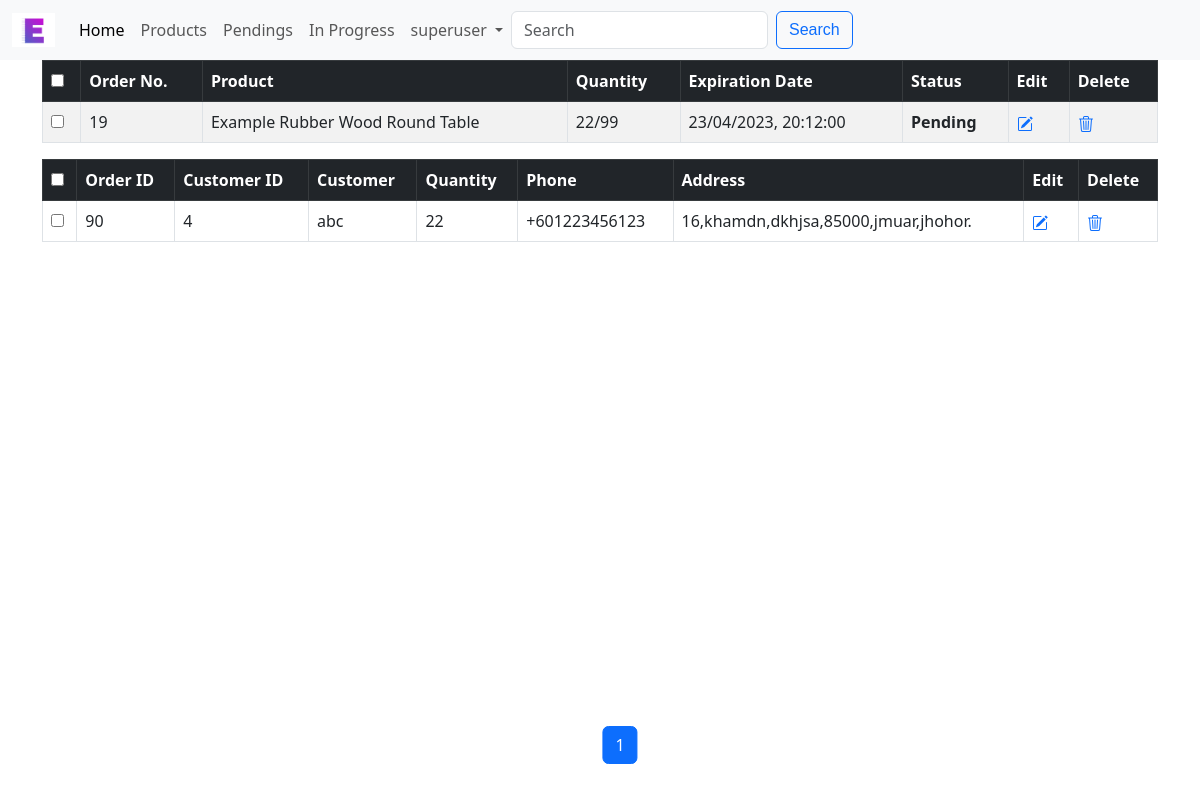
Page /manage_orders/19 (signed in) on the committed database.
### esb/models.py (models this page shows, shortened)
class User(AbstractUser):
    email_token = models.CharField(max_length=200)
    email_is_verified = models.BooleanField(default=False)

class PurchaseOrder(models.Model):
    product = models.ForeignKey(
        Product, on_delete=models.CASCADE, related_name="order_product"
    )
    date_time = models.DateTimeField(null=True)
    target_quantity = models.IntegerField()
    @property
    def is_expired(self):
        return timezone.now() >= self.date_time
    @property
    def total_quantity(self):
        return sum([purchase.quantity for purchase in self.customer_purchases.all()])
    @property
    def reach_target(self):
        total_quantity = sum(
            [purchase.quantity for purchase in self.customer_purchases.all()]
        )
        return total_quantity >= self.target_quantity

class Product(models.Model):
    title = models.CharField(max_length=100)
    description = models.TextField(max_length=1000)
    category = models.ForeignKey(
        Category,
        on_delete=models.SET_NULL,
        blank=True,
        null=True,
        related_name="categories",
    )
    price = models.DecimalField(max_digits=10, decimal_places=2)
    active = models.BooleanField(default=False)
    created_at = models.DateTimeField(auto_now_add=True)
    updated_at = models.DateTimeField(auto_now=True)
    class Meta:
        ordering = ["-active", "id"]

class CustomerPurchase(models.Model):
    customer = models.ForeignKey(
        Customer, on_delete=models.CASCADE, related_name="customer_purchases"
    )
    purchase = models.ForeignKey(
        PurchaseOrder, on_delete=models.CASCADE, related_name="customer_purchases"
    )
    quantity = models.IntegerField()

class Customer(models.Model):
    user = models.OneToOneField(
        User, on_delete=models.CASCADE, null=True, unique=True)
    name = models.CharField(max_length=100, null=True)
    phone = models.CharField(max_length=100, null=True)
    address = models.CharField(max_length=200, null=True)
    def __str__(self):
        return self.user.username

### esb/views.py (the view)
def order_details(request, order_id):
    if not request.user.is_staff:
        messages.warning(request, "You are not allowed to access this page.")
        return redirect('/')
    p_order = PurchaseOrder.objects.get(pk=order_id)
    cus_in_order = CustomerPurchase.objects.filter(purchase=p_order)
    paginator = Paginator(cus_in_order, 10)
    page_number = request.GET.get("page")
    page_obj = paginator.get_page(page_number)
    prev_prev_page_number = page_obj.number - 2
    if page_obj.number + 2 in page_obj.paginator.page_range:
        next_next_page_number = page_obj.number + 2
    else:
        next_next_page_number = None
    return render(request, "esb/order_details.html", {
        "page_obj": page_obj,
        "p_order": p_order,
        "next_next_page_number": next_next_page_number,
        "prev_prev_page_number": prev_prev_page_number
    })

### esb/templates/esb/order_details.html (shortened to what this page needs)
{% extends "esb/manage_orders.html" %}
{% load static %}
{% block top %}
<div class="table-responsive">
    <table id="bootstrapdatatable" class="table table-striped table-bordered" width="100%">
        <thead class="table-dark">
            <th><input type="checkbox" id="checkall" /></th>
            <th>Order No.</th>
            <th>Product</th>
            <th>Quantity</th>
            <th>Expiration Date</th>
            <th>Status</th>
            <th>Edit</th>
            <th>Delete</th>
        </thead>
        <tbody>
            <tr>
                <td><input type="checkbox" id="checkthis" /></td>
                <td>{{ p_order.id }}</td>
                <td>{{ p_order.product.title }}</td>
                <td>
                    <span id="total-quantity">{{ p_order.total_quantity }}</span>/<span id="target-quantity">{{ p_order.target_quantity }}</span>
                </td>
                <td><span id="date-time">{{ p_order.date_time|date:"d/m/Y, H:i:s" }}</span>
                </td>
                <td id="order-status" style="text-align:left;">
                    {% if p_order.reach_target %}
                    <span class="text-success">
                        In Progress
                    </span>
                    {% else %}
                        {% if p_order.is_expired %}
                            <span class="text-danger">Expired</span>
                        {% else %}
                            Pending
                        {% endif %}
                    {% endif %}</td>
                <td>
                    <a id="edit-p-order" onclick="editPurchaseOrder('{{ p_order.id }}')" style="color:#0d6efd;">
                    </a>
                </td>
                <td>
                    <a onclick="deletePurchaseOrder('{{p_order.id }}')" style="color:#0d6efd;">
                    </a>
                </td>
            </tr>
        </tbody>
    </table>
</div>
{% endblock %}
{% block thead %}
    <th><input type="checkbox" class="checkall" /></th>
    <th>Order ID</th>
    <th>Customer ID</th>
    <th>Customer</th>
    <th>Quantity</th>
    <th>Phone</th>
    <th>Address</th>
    <th>Edit</th>
    <th>Delete</th>
{% endblock %}
{% block tbody %}
    {% for cus in page_obj %}
        <tr id="tr{{ cus.id }}">
            <td><input type="checkbox" class="checkthis" /></td>
            <td>{{ cus.id }}</td>
            <td>{{ cus.customer.id }}</td>
            <td>{{ cus.customer }}</td>
            <td><span id="sp{{ cus.id }}">{{ cus.quantity }}</span>
            </td>
            <td>+{{ cus.customer.phone}}</td>
            <td>{{ cus.customer.address }}</td>
            <td><a id="edit-cus{{ cus.id }}" onclick="editCusOrder('{{ cus.id }}')" style="color:#0d6efd;">
                </a>
            </td>
            <td><a onclick="deleteCusOrder('{{ cus.id }}')" style="color:#0d6efd;">
                </a>
            </td>
        </tr>
    {% endfor %}
    {% block pagination %}
        {% include 'esb/pagination.html' %}
    {% endblock %}
{% endblock %}

### esb/templates/esb/layout.html (shortened to what this page needs)
{% load static %}
<!DOCTYPE html>
<html lang="en">
    <head>
        <link href="https://cdn.jsdelivr.net/npm/bootstrap@5.3.0-alpha1/dist/css/bootstrap.min.css" rel="stylesheet"
>
        <link rel="stylesheet" href="{% static 'esb/styles.css' %}">
    </head>
    <body>
        <nav class="navbar navbar-expand-lg bg-body-tertiary fixed-top">
            <div class="container-fluid">
                <a class="navbar-brand" href="#">
                    <img src="{% static 'esb/image/ESB.jpg' %}" alt="Esb" width="43" height="34">
                </a>
                <div class="collapse navbar-collapse" id="navbarNavDropdown" style="text-align:center;">
                    <ul class="navbar-nav">
                        <li class="nav-item">
                            <a class="nav-link active" aria-current="page" href="{% url 'index' %}">Home</a>
                        </li>
                        <li class="nav-item">
                            <a class="nav-link" href="{% url 'category' %}">Products</a>
                        </li>
                        <li class="nav-item">
                            <a class="nav-link" href="{% url 'pendings' %}">Pendings</a>
                        </li>
                        <li class="nav-item">
                            <a class="nav-link" href="{% url 'inprogress' %}">In Progress</a>
                        </li>
                        {% if request.user.is_authenticated %}
                        <li class="nav-item dropdown" style="text-align:center;">
                            <a class="nav-link dropdown-toggle" href="#" role="button" data-bs-toggle="dropdown" aria-expanded="false">
                                {{ user.username }}
                            </a>
                        </li>
                        {% endif %}
                    </ul>
                    <form action="{% url 'search_products' %}"class="d-flex" role="search" method="get">
                        <input class="form-control me-2" type="search" placeholder="Search" aria-label="Search" name="q">
                        <button class="btn btn-outline-primary" type="submit">Search</button>
                    </form>
                </div>
            </div>
        </nav>
    {% block body %}
    {% endblock %}
    </body>
</html>

### esb/static/esb/styles.css (style rules this page uses)
body { padding-top: 3.75rem; padding-bottom: 3.75rem; }
.btn { font-family: 'Gill Sans', 'Gill Sans MT', Calibri, 'Trebuchet MS', sans-serif; }
#order-status { font-weight: bolder; text-align: center; }

### rows in the picture
User: username "superuser"
PurchaseOrder: id "19", product "Example Rubber Wood Round Table", total_quantity "22", target_quantity "99", date_time "23/04/2023, 20:12:00"
CustomerPurchase: id "90", customer.id "4", customer "abc", quantity "22", customer.phone "601223456123", customer.address "16,khamdn,dkhjsa,85000,jmuar,jhohor."

### other values in the picture
{{ page_obj.number }} "1"
